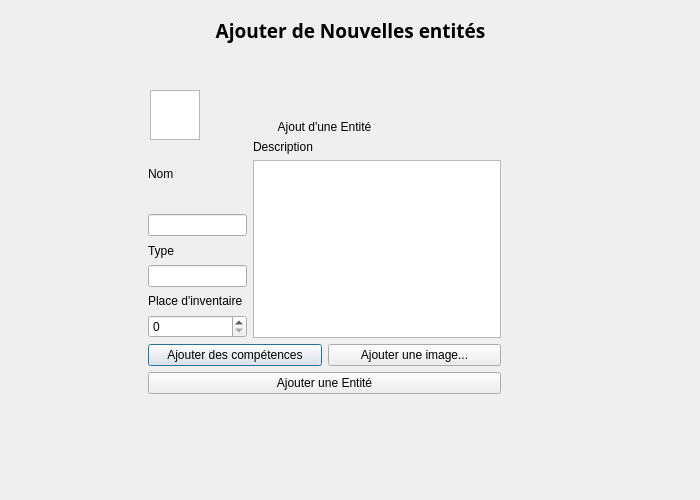
<?xml version="1.0" encoding="UTF-8"?>
<ui version="4.0">
 <class>addEntity</class>
 <widget class="QDialog" name="addEntity">
  <property name="geometry">
   <rect>
    <x>0</x>
    <y>0</y>
    <width>700</width>
    <height>500</height>
   </rect>
  </property>
  <property name="windowTitle">
   <string>Ajouter une Entité</string>
  </property>
  <widget class="QLabel" name="label">
   <property name="geometry">
    <rect>
     <x>0</x>
     <y>10</y>
     <width>701</width>
     <height>41</height>
    </rect>
   </property>
   <property name="font">
    <font>
     <family>Arial Black</family>
     <pointsize>14</pointsize>
     <bold>true</bold>
    </font>
   </property>
   <property name="text">
    <string>Ajouter de Nouvelles entités</string>
   </property>
   <property name="alignment">
    <set>Qt::AlignCenter</set>
   </property>
  </widget>
  <widget class="QWidget" name="layoutWidget">
   <property name="geometry">
    <rect>
     <x>148</x>
     <y>120</y>
     <width>353</width>
     <height>274</height>
    </rect>
   </property>
   <layout class="QVBoxLayout" name="verticalLayout_7">
    <item>
     <widget class="QLabel" name="label_7">
      <property name="text">
       <string>Ajout d'une Entité</string>
      </property>
      <property name="alignment">
       <set>Qt::AlignCenter</set>
      </property>
     </widget>
    </item>
    <item>
     <layout class="QVBoxLayout" name="verticalLayout_6">
      <item>
       <layout class="QHBoxLayout" name="horizontalLayout_2">
        <item>
         <layout class="QVBoxLayout" name="verticalLayout_5">
          <item>
           <layout class="QVBoxLayout" name="verticalLayout_2">
            <item>
             <widget class="QLabel" name="label_2">
              <property name="text">
               <string>Nom</string>
              </property>
             </widget>
            </item>
            <item>
             <widget class="QLineEdit" name="Name"/>
            </item>
           </layout>
          </item>
          <item>
           <layout class="QVBoxLayout" name="verticalLayout_4">
            <item>
             <widget class="QLabel" name="label_4">
              <property name="text">
               <string>Type</string>
              </property>
             </widget>
            </item>
            <item>
             <widget class="QLineEdit" name="Type"/>
            </item>
            <item>
             <widget class="QLabel" name="label_11">
              <property name="text">
               <string>Place d'inventaire</string>
              </property>
             </widget>
            </item>
            <item>
             <widget class="QSpinBox" name="InventorySlotNB">
              <property name="maximum">
               <number>255</number>
              </property>
             </widget>
            </item>
           </layout>
          </item>
         </layout>
        </item>
        <item>
         <layout class="QVBoxLayout" name="verticalLayout_3">
          <item>
           <widget class="QLabel" name="label_3">
            <property name="text">
             <string>Description</string>
            </property>
           </widget>
          </item>
          <item>
           <widget class="QPlainTextEdit" name="Desc">
            <property name="enabled">
             <bool>true</bool>
            </property>
           </widget>
          </item>
         </layout>
        </item>
       </layout>
      </item>
      <item>
       <layout class="QHBoxLayout" name="horizontalLayout_5">
        <item>
         <widget class="QPushButton" name="addSkills">
          <property name="text">
           <string>Ajouter des compétences</string>
          </property>
         </widget>
        </item>
        <item>
         <widget class="QPushButton" name="ImageBrowser">
          <property name="text">
           <string>Ajouter une image...</string>
          </property>
         </widget>
        </item>
       </layout>
      </item>
      <item>
       <widget class="QPushButton" name="addEntityButton">
        <property name="text">
         <string>Ajouter une Entité</string>
        </property>
       </widget>
      </item>
     </layout>
    </item>
   </layout>
  </widget>
  <widget class="QGraphicsView" name="imagePicShow">
   <property name="geometry">
    <rect>
     <x>150</x>
     <y>90</y>
     <width>50</width>
     <height>50</height>
    </rect>
   </property>
  </widget>
  <widget class="QLabel" name="Imagelabel">
   <property name="geometry">
    <rect>
     <x>150</x>
     <y>90</y>
     <width>50</width>
     <height>50</height>
    </rect>
   </property>
   <property name="text">
    <string/>
   </property>
  </widget>
 </widget>
 <resources/>
 <connections/>
</ui>
